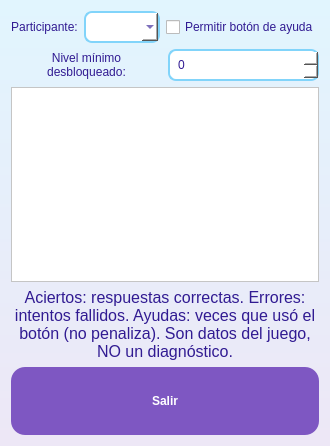
<?xml version="1.0" encoding="UTF-8"?>
<ui version="4.0">
 <class>Form</class>
 <widget class="QWidget" name="Form">
  <property name="geometry">
   <rect>
    <x>0</x>
    <y>0</y>
    <width>307</width>
    <height>446</height>
   </rect>
  </property>
  <property name="styleSheet">
   <string notr="true">#Form{background:qlineargradient(x1:0,y1:0,x2:0,y2:1,stop:0 #E1F5FE,stop:1 #EDE7F6);}
QWidget{color:#311B92;}
QLabel{background:transparent;}
QFrame{background:transparent;}
QPushButton{background:#7E57C2;color:white;border-radius:14px;padding:10px;min-height:48px;font-weight:bold;}
QPushButton:hover{background:#673AB7;}
QPushButton:disabled{background:#D1C4E9;color:#7a7a9a;}
QLineEdit,QComboBox,QSpinBox{background:white;padding:6px;border:2px solid #81D4FA;border-radius:8px;}
QTableWidget{background:white;gridline-color:#B3E5FC;}
QHeaderView::section{background:#B39DDB;color:white;padding:6px;font-weight:bold;}</string>
  </property>
  <layout class="QVBoxLayout" name="v">
   <item>
    <layout class="QHBoxLayout" name="h1">
     <item>
      <widget class="QLabel" name="lblP">
       <property name="text">
        <string>Participante:</string>
       </property>
       <property name="alignment">
        <set>Qt::AlignCenter</set>
       </property>
       <property name="wordWrap">
        <bool>true</bool>
       </property>
      </widget>
     </item>
     <item>
      <widget class="QComboBox" name="cmbParticipante"/>
     </item>
     <item>
      <widget class="QCheckBox" name="chkAyuda">
       <property name="text">
        <string>Permitir botón de ayuda</string>
       </property>
      </widget>
     </item>
    </layout>
   </item>
   <item>
    <layout class="QHBoxLayout" name="h2">
     <item>
      <widget class="QLabel" name="lblN">
       <property name="text">
        <string>Nivel mínimo desbloqueado:</string>
       </property>
       <property name="alignment">
        <set>Qt::AlignCenter</set>
       </property>
       <property name="wordWrap">
        <bool>true</bool>
       </property>
      </widget>
     </item>
     <item>
      <widget class="QSpinBox" name="spinNivel"/>
     </item>
    </layout>
   </item>
   <item>
    <widget class="QTableWidget" name="tablaSesiones"/>
   </item>
   <item>
    <widget class="QLabel" name="lblNota">
     <property name="styleSheet">
      <string>font-size:12pt;</string>
     </property>
     <property name="text">
      <string>Aciertos: respuestas correctas. Errores: intentos fallidos. Ayudas: veces que usó el botón (no penaliza). Son datos del juego, NO un diagnóstico.</string>
     </property>
     <property name="alignment">
      <set>Qt::AlignCenter</set>
     </property>
     <property name="wordWrap">
      <bool>true</bool>
     </property>
    </widget>
   </item>
   <item>
    <widget class="QPushButton" name="btnSalirPanel">
     <property name="text">
      <string>Salir</string>
     </property>
    </widget>
   </item>
  </layout>
 </widget>
 <resources/>
 <connections/>
</ui>
